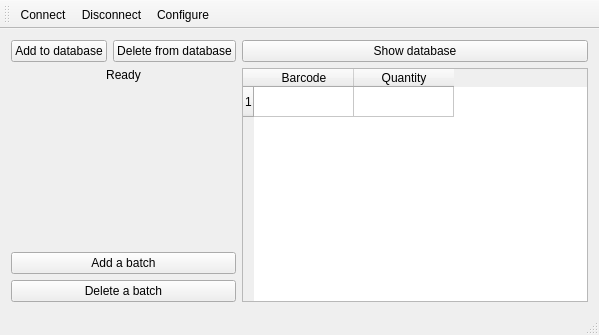
<?xml version="1.0" encoding="UTF-8"?>
<ui version="4.0">
 <class>MainWindow</class>
 <widget class="QMainWindow" name="MainWindow">
  <property name="geometry">
   <rect>
    <x>0</x>
    <y>0</y>
    <width>599</width>
    <height>335</height>
   </rect>
  </property>
  <property name="windowTitle">
   <string>Lagerverwaltung</string>
  </property>
  <widget class="QWidget" name="centralWidget">
   <layout class="QHBoxLayout" name="horizontalLayout">
    <item>
     <layout class="QGridLayout" name="gridLayout_2">
      <property name="sizeConstraint">
       <enum>QLayout::SetMinimumSize</enum>
      </property>
      <item row="1" column="0" colspan="2">
       <widget class="QLabel" name="LabelState">
        <property name="text">
         <string>Ready</string>
        </property>
        <property name="alignment">
         <set>Qt::AlignCenter</set>
        </property>
       </widget>
      </item>
      <item row="0" column="2">
       <widget class="QPushButton" name="ButtonShow">
        <property name="text">
         <string>Show database</string>
        </property>
       </widget>
      </item>
      <item row="0" column="0">
       <widget class="QPushButton" name="ButtonAdd">
        <property name="text">
         <string>Add to database</string>
        </property>
       </widget>
      </item>
      <item row="0" column="1">
       <widget class="QPushButton" name="ButtonDelete">
        <property name="text">
         <string>Delete from database</string>
        </property>
       </widget>
      </item>
      <item row="2" column="0" colspan="2">
       <widget class="QLabel" name="LabelBarcodeNum">
        <property name="font">
         <font>
          <family>Arial</family>
          <pointsize>30</pointsize>
          <weight>50</weight>
          <bold>false</bold>
         </font>
        </property>
        <property name="text">
         <string/>
        </property>
        <property name="alignment">
         <set>Qt::AlignCenter</set>
        </property>
       </widget>
      </item>
      <item row="3" column="0" colspan="2">
       <spacer name="verticalSpacer">
        <property name="orientation">
         <enum>Qt::Vertical</enum>
        </property>
        <property name="sizeHint" stdset="0">
         <size>
          <width>20</width>
          <height>40</height>
         </size>
        </property>
       </spacer>
      </item>
      <item row="4" column="0" colspan="2">
       <widget class="QPushButton" name="ButtonBatchAdd">
        <property name="minimumSize">
         <size>
          <width>210</width>
          <height>0</height>
         </size>
        </property>
        <property name="text">
         <string>Add a batch</string>
        </property>
       </widget>
      </item>
      <item row="1" column="2" rowspan="5">
       <widget class="QTableWidget" name="tableWidget">
        <property name="sizePolicy">
         <sizepolicy hsizetype="Expanding" vsizetype="Expanding">
          <horstretch>3</horstretch>
          <verstretch>0</verstretch>
         </sizepolicy>
        </property>
        <property name="autoScroll">
         <bool>false</bool>
        </property>
        <property name="rowCount">
         <number>1</number>
        </property>
        <row/>
        <column>
         <property name="text">
          <string>Barcode</string>
         </property>
        </column>
        <column>
         <property name="text">
          <string>Quantity</string>
         </property>
        </column>
       </widget>
      </item>
      <item row="5" column="0" colspan="2">
       <widget class="QPushButton" name="ButtonBatchDelete">
        <property name="text">
         <string>Delete a batch</string>
        </property>
       </widget>
      </item>
     </layout>
    </item>
   </layout>
  </widget>
  <widget class="QToolBar" name="mainToolBar">
   <attribute name="toolBarArea">
    <enum>TopToolBarArea</enum>
   </attribute>
   <attribute name="toolBarBreak">
    <bool>false</bool>
   </attribute>
   <addaction name="actionConnect"/>
   <addaction name="actionDisconnect"/>
   <addaction name="actionConfigure"/>
  </widget>
  <widget class="QStatusBar" name="statusBar"/>
  <action name="actionConnect">
   <property name="text">
    <string>C&amp;onnect</string>
   </property>
   <property name="toolTip">
    <string>Connect to Serial Port</string>
   </property>
   <property name="shortcut">
    <string>Ctrl+O</string>
   </property>
  </action>
  <action name="actionDisconnect">
   <property name="text">
    <string>&amp;Disconnect</string>
   </property>
   <property name="toolTip">
    <string>Disconnect from Serial Port</string>
   </property>
   <property name="shortcut">
    <string>Ctrl+D</string>
   </property>
  </action>
  <action name="actionConfigure">
   <property name="text">
    <string>&amp;Configure</string>
   </property>
   <property name="toolTip">
    <string>Configure</string>
   </property>
   <property name="shortcut">
    <string>Ctrl+C</string>
   </property>
  </action>
 </widget>
 <layoutdefault spacing="6" margin="11"/>
 <resources/>
 <connections/>
</ui>
